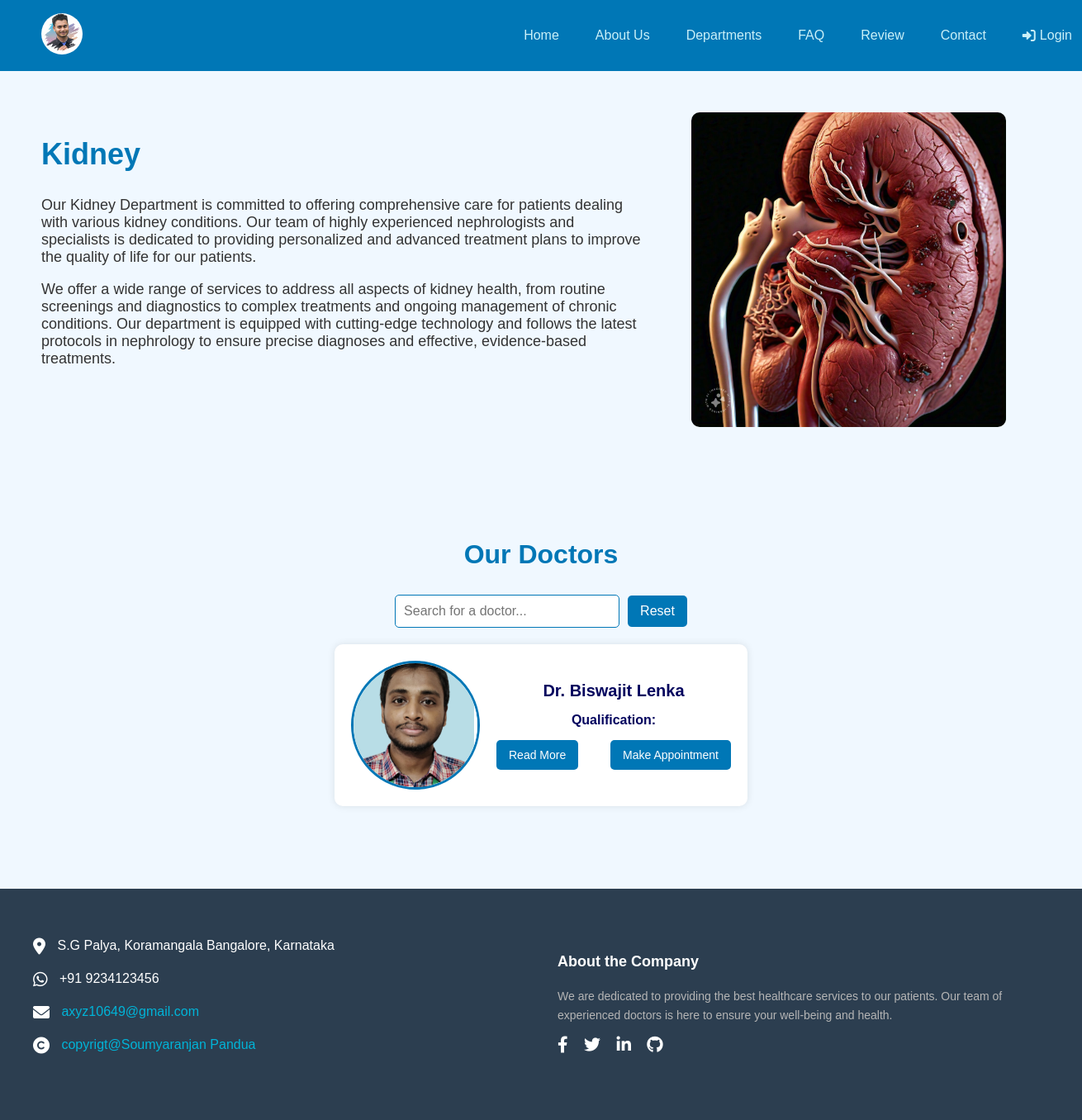
The app's page /department/Kidney/ with its own data.
### website/models.py (models this page shows, shortened)
class WebsiteContent(models.Model):
    title = models.CharField(max_length=100, default="Doctor Appointment System")
    favicon = models.ImageField(upload_to='images/', default='images/favicon.ico')
    logo_image = models.ImageField(upload_to='images/', default='images/manas.jpg')
    home_image = models.ImageField(upload_to='images/', default='images/doctor.jpg')
    about_image = models.ImageField(upload_to='images/', default='images/about.jpg')
    teeth_image = models.ImageField(upload_to='images/', default='images/teeth.jpeg')
    faq_image = models.ImageField(upload_to='images/', default='images/faq.png')
    address_line1 = models.CharField(max_length=255, default="S.G Palya, Koramangala")
    address_line2 = models.CharField(max_length=255, default="Bangalore, Karnataka")
    phone_number = models.CharField(max_length=20, default="+91 9234123456")
    email = models.EmailField(default="axyz10649@gmail.com")
    copyright_text = models.CharField(max_length=255, default="copyrigt@Soumyaranjan Pandua")
    about_text = models.TextField(default="We are dedicated to providing the best healthcare services to our patients. Our team of experienced doctors is here to ensure your well-being and health.")
    domain = models.CharField(max_length=255, blank=True, null=True)

class Department(models.Model):
    name = models.CharField(max_length=100)
    image = models.ImageField(upload_to='images/')
    url = models.URLField(max_length=200)

### authapp/models.py (models this page shows, shortened)
class DoctorProfile(models.Model):
    user = models.OneToOneField(User, on_delete=models.CASCADE)
    phone = models.CharField(max_length=20)
    department = models.ForeignKey(Department, on_delete=models.SET_NULL, null=True)
    gender = models.CharField(max_length=10, choices=[('male', 'Male'), ('female', 'Female'), ('other', 'Other')])
    designation = models.CharField(max_length=100, blank=True, null=True)
    qualification = models.CharField(max_length=100, blank=True, null=True)
    experience = models.PositiveIntegerField(default=0)
    specialization = models.CharField(max_length=100, blank=True, null=True)
    bio = models.TextField(max_length=500, blank=True, null=True)
    consultant_fees = models.DecimalField(max_digits=10, decimal_places=2, default=0.00)
    profile_image = models.ImageField(upload_to='images/', blank=True, null=True)
    address = models.CharField(max_length=255, blank=True, null=True)
    is_doctor = models.BooleanField(default=True)
    def get_full_name(self):
        return f"Dr. {self.user.first_name} {self.user.last_name}"

### website/views.py (the view)
# urls.py: path('department/<str:department_name>/', department_detail_view, name='department_detail'),
def department_detail_view(request, department_name):
    content = WebsiteContent.objects.first()
    department = get_object_or_404(Department, name__iexact=department_name)
    doctors = DoctorProfile.objects.filter(department=department)
    return render(request, f"{department_name.lower()}_department.html", {
        'content': content,
        'department': department,
        'doctors': doctors,
    })

### website/templates/kidney_department.html (shortened to what this page needs)
{% load static %}
<!DOCTYPE html>
<html lang="en">
<head>
  <link rel="stylesheet" type="text/css" href="{% static 'css/websitecss/styles.css' %}">
  <link rel="stylesheet" href="https://cdnjs.cloudflare.com/ajax/libs/font-awesome/6.0.0-beta3/css/all.min.css">
</head>
<body>
  <header>
    <nav class="navbar">
      <div class="logo">
        <img src="{% if content.logo_image %}{{ content.logo_image.url }}{% else %}{% static 'images/default_logo.png' %}{% endif %}" alt="Doctor Appointment Logo">
      </div>
      <ul class="nav-links">
        <li><a href="#home">Home</a></li>
        <li><a href="#about">About Us</a></li>
        <li><a href="#departments">Departments</a></li>
        <li><a href="#faq-section">FAQ</a></li>
        <li><a href="#testimonial-section">Review</a></li>
        <li><a href="#contact">Contact</a></li>
        <li class="profile-menu">
          {% if request.session.user_id %}
              <a href="#">
                  <i class="fas fa-user-circle"></i> {{ request.session.user_name }}
              </a>
              <ul class="dropdown-menu">
                  {% if request.session.role == 'admin' %}
                      <li><a href="{% url 'admin_dashboard' %}">My Profile</a></li>
                  {% elif request.session.role == 'doctor' %}
                      <li><a href="{% url 'doctor_dashboard' %}">My Profile</a></li>
                  {% elif request.session.role == 'patient' %}
                      <li><a href="{% url 'patient_profile' %}">My Profile</a></li>
                  {% endif %}
                  <hr>
                  <li><a href="{% url 'logout' %}">Log Out</a></li>
              </ul>
          {% else %}
              <a href="#">
                  <i class="fas fa-sign-in-alt"></i> Login
              </a>
          {% endif %}
      </li>
      </ul>
    </nav>
  </header>
  <section class="department-details">
    <div class="department-content">
      <div class="department-info">
        <h1>{{ department.name }}</h1>
        <p>Our Kidney Department is committed to offering comprehensive care for patients dealing with various kidney conditions. Our team of highly experienced nephrologists and specialists is dedicated to providing personalized and advanced treatment plans to improve the quality of life for our patients.</p>
        <p>We offer a wide range of services to address all aspects of kidney health, from routine screenings and diagnostics to complex treatments and ongoing management of chronic conditions. Our department is equipped with cutting-edge technology and follows the latest protocols in nephrology to ensure precise diagnoses and effective, evidence-based treatments.</p>
      </div>
      <div class="department-image">
        <img src="{{ department.image.url }}" alt="{{ department.name }}">
      </div>
    </div>
    <section class="doctors">
      <h1>Our Doctors</h1>
      <div class="search-container">
        <input type="text" id="doctor-search" placeholder="Search for a doctor...">
        <button id="reset-search">Reset</button>
      </div>
      {% if doctors %}
        <div class="doctors-container">
          {% for doctor in doctors %}
          <div class="doctor-card">
            <div class="doctor-image">
              <img src="{{ doctor.profile_image.url }}" alt="{{ doctor.get_full_name }}">
            </div>
            <div class="doctor-info">
              <h3>{{ doctor.get_full_name }}</h3>
              <p><strong>Qualification:</strong> {{ doctor.qualification }}</p>
              <div class="doctor-buttons">
                <a href="" class="button">Read More</a>
                <a href="#make-appointment" class="button">Make Appointment</a>
              </div>
            </div>
          </div>
          {% endfor %}
        </div>
      {% else %}
        <p>No doctors present in this department.</p>
      {% endif %}
    </section>
  </section>
  <footer class="footer">
    <div class="footer-container">
      <div class="footer-section contact-info">
        <div class="contact-item">
          <i class="fas fa-map-marker-alt"></i>
          <span>{{ content.address_line1 }}</span>
          <span>{{ content.address_line2 }}</span>
        </div>
        <div class="contact-item">
          <i class="fa-brands fa-whatsapp"></i>
          <span>{{ content.phone_number }}</span>
        </div>
        <div class="contact-item">
          <i class="fas fa-envelope"></i>
          <span><a href="mailto:{{ content.email }}">{{ content.email }}</a></span>
        </div>
        <div class="contact-item">
          <i class="fa-solid fa-copyright"></i>
          <span><a href="#">{{ content.copyright_text }}</a></span>
        </div>
      </div>
      <div class="footer-section about">
        <h3>About the Company</h3>
        <p>{{ content.about_text }}</p>
        <div class="social">
          <a href="#"><i class="fab fa-facebook-f"></i></a>
          <a href="#"><i class="fab fa-twitter"></i></a>
          <a href="#"><i class="fab fa-linkedin-in"></i></a>
          <a href="#"><i class="fab fa-github"></i></a>
        </div>
      </div>
    </div>
  </footer>
</body>
</html>

### static/css/websitecss/styles.css (style rules this page uses)
body { font-family: 'Roboto', sans-serif; margin: 0; padding: 0; box-sizing: border-box; color: #03045e; background-color: #caf0f8; overflow-x: hidden; }
header { background-color: #0077b6; padding: 10px 50px; position: sticky; top: 0; z-index: 1000; }
.navbar { display: flex; justify-content: space-between; align-items: center; }
.navbar .logo img { width: 50px; height: 50px; border-radius: 50%; }
.navbar .nav-links { list-style: none; display: flex; align-items: center; gap: 20px; }
.navbar .nav-links li a { text-decoration: none; color: #caf0f8; font-weight: 500; padding: 8px 12px; transition: background-color 0.3s ease; }
.navbar .profile-menu { position: relative; padding-right: 50px; }
.navbar .profile-menu a { display: flex; align-items: center; }
.navbar .profile-menu i { margin-right: 5px; }
header { position: sticky; top: 0; width: 100%; z-index: 1000; }
.footer { background-color: #2c3e50; color: #ffffff; padding: 40px 20px; }
.footer-container { display: flex; justify-content: space-between; flex-wrap: wrap; }
.footer-section { flex: 1; margin: 20px; }
.contact-info .contact-item { margin-bottom: 20px; font-size: 16px; }
.contact-info .contact-item i { font-size: 20px; margin-right: 10px; vertical-align: middle; }
.about h3 { margin-bottom: 20px; font-size: 18px; color: #ffffff; }
.about p { font-size: 14px; line-height: 1.6; color: #b5b5b5; }
.social a { margin-right: 15px; color: #ffffff; font-size: 20px; text-decoration: none; }
.department-details { padding: 50px; background-color: #f0f8ff; }
.department-content { display: flex; justify-content: space-between; margin-bottom: 50px; }
.department-info { width: 60%; }
.department-info h1 { font-size: 36px; color: #0077b6; }
.department-info p { font-size: 18px; color: #333; }
.department-image { width: 35%; }
.department-image img { width: 90%; height: auto; border-radius: 10px; }
.search-container { display: flex; align-items: center; margin-bottom: 20px; justify-content: center; }
#doctor-search { padding: 10px; font-size: 16px; border: 1px solid #0077b6; border-radius: 5px; width: 250px; margin-right: 10px; }
#reset-search { padding: 10px 15px; font-size: 16px; background-color: #0077b6; color: white; border: none; border-radius: 5px; cursor: pointer; transition: background-color 0.3s ease; }
.doctors { padding: 50px; background-color: #f0f8ff; text-align: center; }
.doctors h1 { font-size: 2rem; color: #0077b6; margin-bottom: 30px; }
.doctors-container { display: flex; flex-wrap: wrap; justify-content: center; gap: 20px; }
.doctor-card { display: flex; background-color: #ffffff; border-radius: 10px; box-shadow: 0 0 10px rgba(0, 0, 0, 0.1); padding: 20px; width: 100%; max-width: 500px; box-sizing: border-box; flex-direction: row; }
.doctor-image { flex: 1; display: flex; align-items: center; justify-content: center; }
.doctor-image img { width: 80px; height: 80px; object-fit: cover; border-radius: 50%; border: 3px solid #0077b6; }
.doctor-info { flex: 2; padding-left: 20px; display: flex; flex-direction: column; justify-content: space-between; }
.doctor-info h3 { margin: 0; font-size: 1.25rem; color: #03045e; }
.doctor-info p { margin: 5px 0; font-size: 1rem; }
.doctor-buttons { display: flex; justify-content: space-between; margin-top: 10px; }
.button { background-color: #0077b6; color: #ffffff; padding: 10px 15px; border-radius: 5px; text-decoration: none; font-size: 0.875rem; transition: background-color 0.3s; }
@media screen and (min-width: 769px) { .doctor-card { width: calc(50% - 20px); } }
body { font-family: Arial, sans-serif; margin: 0; padding: 0; background-color: #f0f8ff; }
h2, h3 { color: #0077b6; margin-bottom: 10px; }
.doctor-image img { width: 150px; height: 150px; object-fit: cover; border-radius: 50%; border: 3px solid #0077b6; }
.doctor-info { flex: 2; display: flex; flex-direction: column; justify-content: center; }
.doctor-info p { font-size: 16px; margin: 5px 0; }
.contact-item a { color: #00b4d8; text-decoration: none; }

### records on screen
WebsiteContent: logo_image (picture), address_line1 "S.G Palya, Koramangala", address_line2 "Bangalore, Karnataka", phone_number "+91 9234123456", email "axyz10649@gmail.com", copyright_text "copyrigt@Soumyaranjan Pandua", about_text "We are dedicated to providing the best healthcare services to our patients. Our team of experienced doctors is here to ensure your well-being and health."
Department: name "Kidney", image (picture)
DoctorProfile: profile_image (picture), get_full_name "Dr. Biswajit Lenka"
